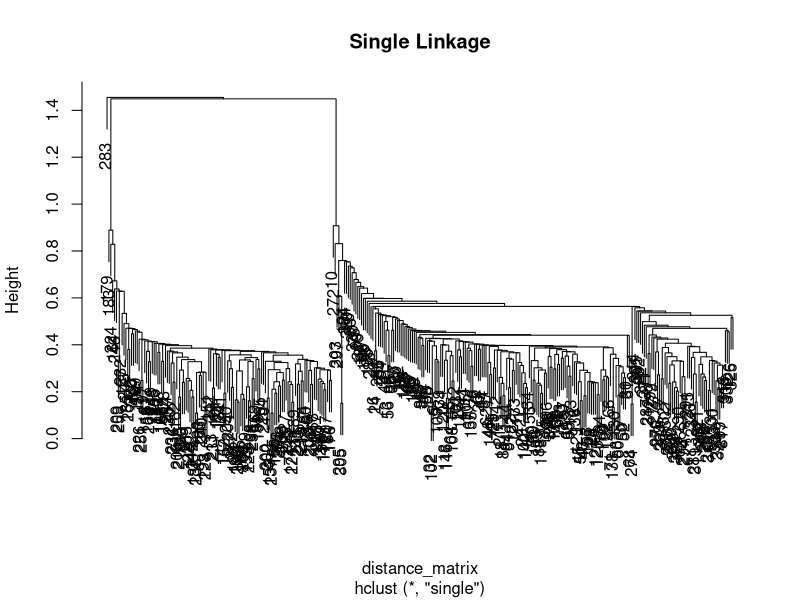
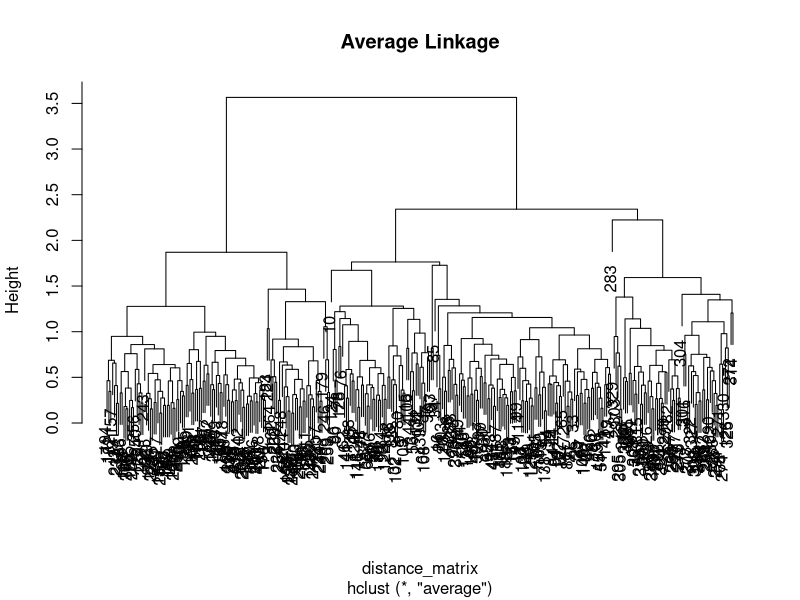
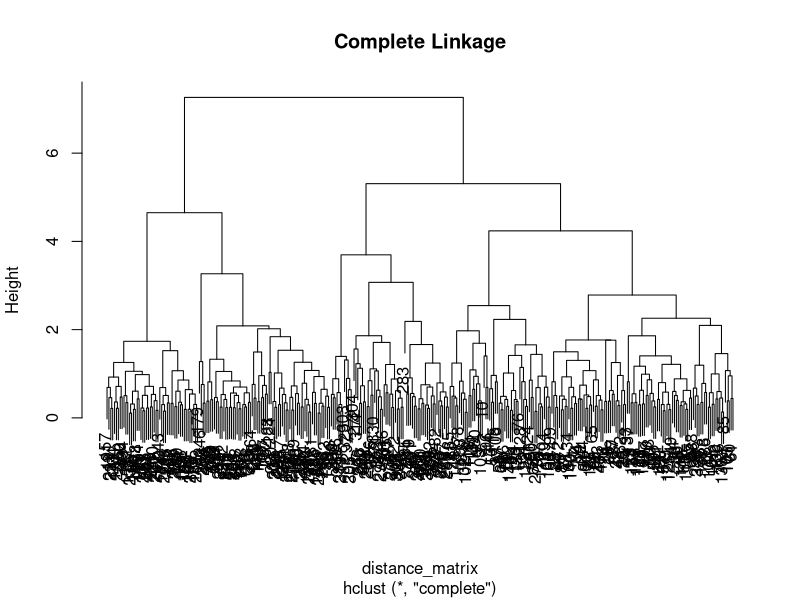
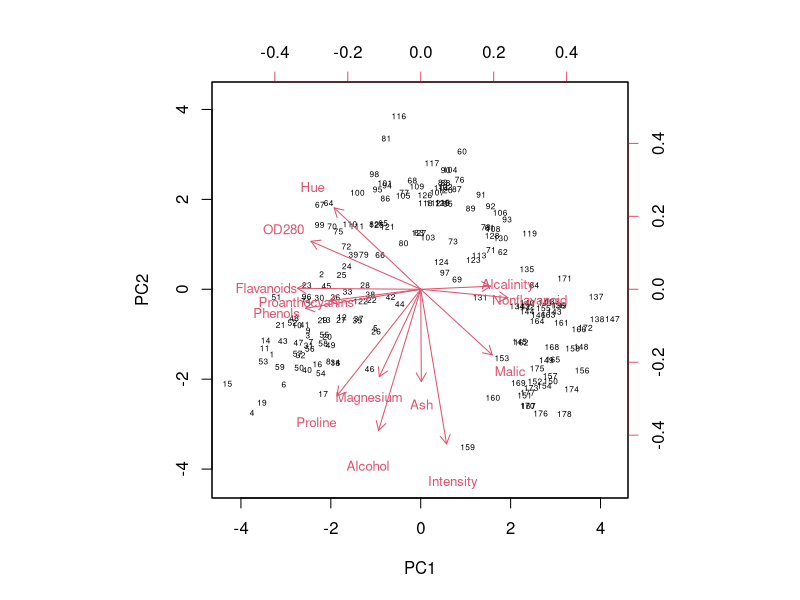
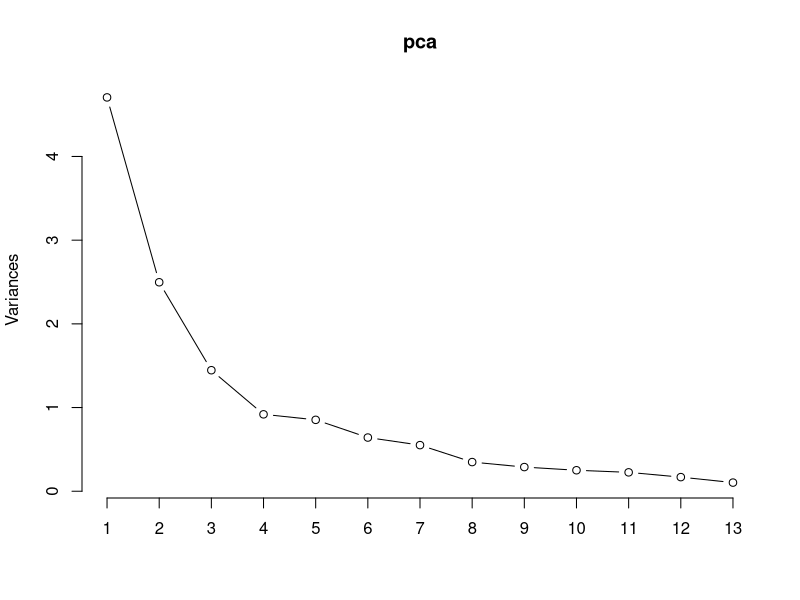

Recreate these plots in R, in order.
## ---- chunk 1
library(dplyr)
library(caret)
library(palmerpenguins)
data(package ='palmerpenguins')
data <- penguins
head(data)
str(data)
summary(data)
data <- na.omit(data)
summary(data)
## ---- chunk 2
selected_data <- data %>% select(bill_length_mm, bill_depth_mm, flipper_length_mm, body_mass_g)
distance_matrix <- dist(scale(selected_data), method="euclidean") #scaling the data is good practice
class(distance_matrix)
## ---- chunk 3
#assuming to leave out centroid linkage
singleLinkage <- hclust(distance_matrix, method = "single")
averageLinkage <- hclust(distance_matrix, method = "average")
completeLinkage <- hclust(distance_matrix, method = "complete")
plot(singleLinkage, main = "Single Linkage")
plot(averageLinkage, main = "Average Linkage")
plot(completeLinkage, main = "Complete Linkage")
## ---- chunk 4
cluster3 <- cutree(completeLinkage, 3)
cluster2 <- cutree(completeLinkage, 2)
freqTable3 <- table(cluster3)
print(freqTable3)
freqTable2 <- table(cluster2)
print(freqTable2)
## ---- chunk 5
#display tables for all variables
table(cluster3, data$species) 
table(cluster3, data$island)
table(cluster3, as.factor(data$year))
table(cluster2, data$sex)

#adjust labels for clustering algorithm, to best match classification
speciesLabels <- c("Adelie", "Chinstrap", "Gentoo")
islandLabels <- c("Torgersen", "Dream", "Biscoe")
yearLabels <- c("2008", "2007", "2009") #no real good matchup for this one, but we also already know this isn't what is being clustered
sexLabels <- c("female", "male") #again, no good matchup, but we can tell this isn't what is being clustered

c3Species <- factor(speciesLabels[cluster3], levels = levels(data$species))
c3Island <- factor(islandLabels[cluster3], levels = levels(data$island))
c3Year <- factor(yearLabels[cluster3], levels = levels(as.factor(data$year)))
c2Sex <- factor(sexLabels[cluster2], levels = levels(data$sex))

CMSpecies <- confusionMatrix(c3Species, data$species)
CMIsland <- confusionMatrix(c3Island, data$island)
CMYear <- confusionMatrix(c3Year, as.factor(data$year))
CMSex <- confusionMatrix(c2Sex, data$sex)

accSpecies <- CMSpecies$overall['Accuracy']
accIsland <- CMIsland$overall['Accuracy']
accYear <- CMYear$overall['Accuracy']
accSex <- CMSex$overall['Accuracy']

MCRSpecies <- 1 - as.numeric(accSpecies)
MCRIsland <- 1 - as.numeric(accIsland)
MCRYear <- 1 - as.numeric(accYear)
MCRSex <- 1 - as.numeric(accSex)

MCRSpecies
MCRIsland
MCRYear
MCRSex
## ---- chunk 6
#the Kmeans function in R only accepts data with numeric arguments, so we will make a separate data frame which only has numeric arguments within in
numeric_data <- data
numeric_data$sex <- as.numeric(data$sex)
numeric_data$species <- as.numeric(data$species)
numeric_data$island <- as.numeric(data$island)
numeric_data$year <- as.numeric(as.factor(data$year))
numeric_data$flipper_length_mm <- as.numeric(data$flipper_length_mm)
numeric_data$body_mass_g <- as.numeric(data$body_mass_g)

set.seed(40965642/2)
kmeans2 <- kmeans(scale(numeric_data), centers = 2)
kmeans2Results <- kmeans2$cluster
kmeans2Results
## ---- chunk 7
factorSex <- as.factor(numeric_data$sex)
factorK2Results <- as.factor(kmeans2Results)
CMSexKMeans <- confusionMatrix(factorK2Results, factorSex)
CMSexKMeans
## ---- chunk 8
set.seed(40965642/2)
kmeans3 <- kmeans(scale(numeric_data), centers = 3)
kmeans3Results <- kmeans3$cluster

table(kmeans3Results, numeric_data$species)
table(kmeans3Results, numeric_data$island)

newMapping <- c(3, 2, 1)
kmeans3Mapped <- newMapping[kmeans3Results]

factorSpecies <- as.factor(numeric_data$species)
factorK3Species <- as.factor(kmeans3Mapped)

factorIsland <- as.factor(numeric_data$island)
factorK3Island <- as.factor(kmeans3Results)

CMSpeciesK <- confusionMatrix(factorK3Species, factorSpecies)
CMIslandK <- confusionMatrix(factorK3Island, factorIsland)

accSpeciesK <- CMSpeciesK$overall['Accuracy']
accIslandK <- CMIslandK$overall['Accuracy']

MCRSpeciesK <- 1 - as.numeric(accSpeciesK)
MCRIslandK <- 1 - as.numeric(accIslandK)
MCRSpeciesK
MCRIslandK
## ---- chunk 9
library(gclus)
data(wine, package = "gclus")
dataW <- wine
head(dataW)
str(dataW)
summary(dataW)
## ---- chunk 10
pca <- prcomp(dataW[, -1], scale. = TRUE) #class is at index 1, exclude class
summary(pca)
## ---- chunk 11
biplot(pca, scale = 0, cex = c(0.5, 0.8))
## ---- chunk 12
plot(pca, type="lines", npcs = 13)
#It is not entirely clear what "How much variance do this principal components retrain from the original data set" means.
## ---- chunk 13
library(MASS)
pca_scores <- pca$x
selectedpca <- pca_scores[, 1:5]
lda_data <- data.frame(selectedpca, Class = dataW$Class)

ldaModel <- lda(Class ~ ., data = lda_data)
predLDA <- predict(ldaModel)
factoredLDA <- as.factor(predLDA$class)
factoredClass <- as.factor(dataW$Class)
CMLDA <- confusionMatrix(factoredClass, factoredLDA)
accLDA <- CMLDA$overall['Accuracy']
MCRLDA <- 1 - as.numeric(accLDA)
MCRLDA
